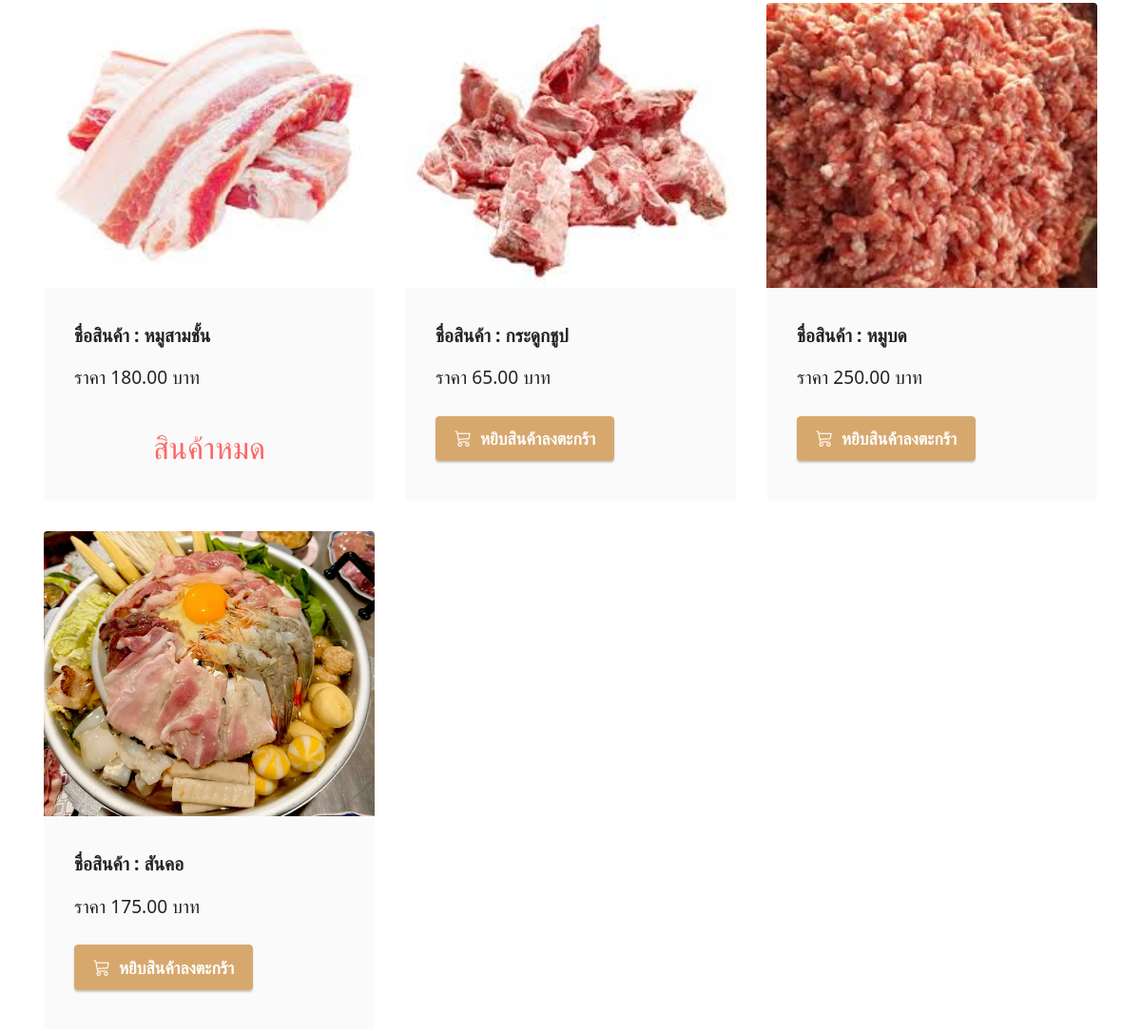
Page /product/ (middle part) on the earlier database version.
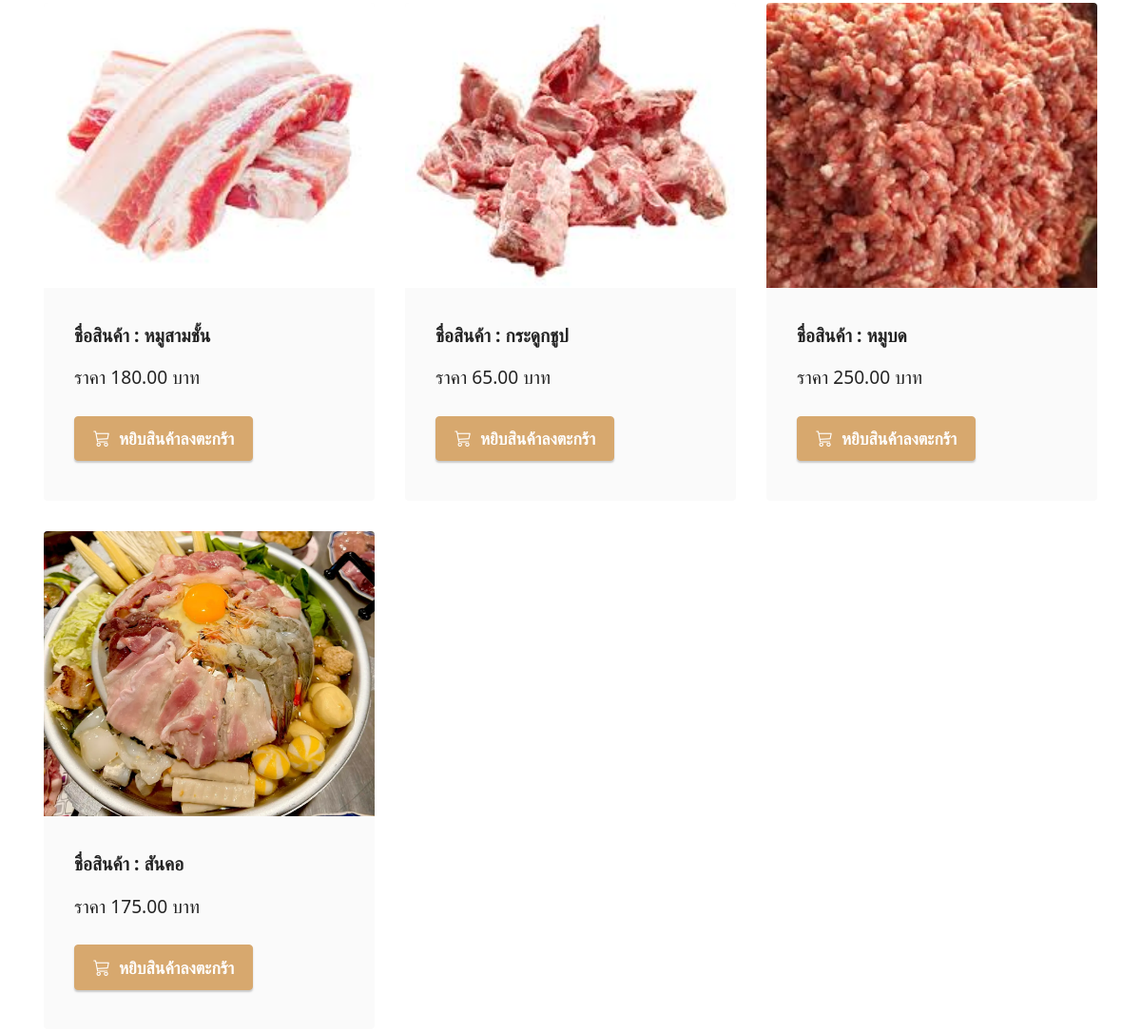
Same page on the later database version.
### productapp/models.py (models this page shows, shortened)
class Product1(models.Model):
    category = models.ForeignKey(Category, on_delete=models.CASCADE,null=True)  # เชื่อมโยงกับ Category
    name = models.CharField(max_length=100)  # ชื่อสินค้า
    description = models.TextField(max_length=500)
    price = models.DecimalField(max_digits=10, decimal_places=2)
    stock = models.DecimalField(max_digits=10, decimal_places=2)
    is_trending = models.BooleanField(default=False)
    image = models.ImageField(upload_to="product")
    profitprice = models.DecimalField(max_digits=10, decimal_places=2)
    created_at = models.DateTimeField(auto_now_add=True)  # วันที่เพิ่ม
    updated_at = models.DateTimeField(auto_now=True)      # วันที่แก้ไข
    barcode = models.CharField(max_length=13, unique=True) # สามารถที่จะทำการเพิ่มได้แค่ 13 ตัว
    class Meta:
        verbose_name = "Product"
        verbose_name_plural = "รายการสินค้า"

### productapp/views.py (the view)
# urls.py: path('product/',views.product_list,name='product1'),
def product_list(request):
     all_product=Product1.objects.all().order_by("category") # เรียกลำดับจากชื่อสินค้า ถ้าเป็นการเพิ่ม order_by ตัวนี้จะมีการเชื่อมโยงกับ Product.html
     page=request.GET.get("page") # ดึงค่า parameter page เพิ่อระบุว่าผู้ใช้ต้องการดูหน้าที่เท่าไหร่ ถ้าไม่มี parametre page ใน url ค่านี้จะเป็น  None
     paginator=Paginator(all_product,10) #สร้าง object Paginator เพื่อแบ่งข้อมูล all_product ออกเป็นหน้า page โดยแต่ล่ะหน้าจะแสดงข้อมูล 3 รายการ
     all_product=paginator.get_page(page) #ดึงข้อมูลของหน้าที่ผู้ชายที่จะต้องการดู (ตามค่า page ที่ได้จาก url ) ถ้า page เป็น None  หรือไม่ถูกต้อง (เช่น มากกว่าจำนวณหน้าทั้งหมด ) จะดึงข้อมูลหน้าแรกมาให้โดยอัตโนมัติ
     return render (request,"product.html",{"all_product":all_product}) #ทำการดึงค่าตัวแปรมาเก็บไว้แล้ว Return กับไป

### productapp/templates/product.html (shortened to what this page needs)
{% extends "layout.html"%}
{% load humanize %}
{% block content%}
<section class="content2 cid-tsEQSCqggh" id="content2-2">
    <div class="container">
        <div class="row mt-4">
        {% for Product1 in all_product %}
        <div class="item features-image сol-12 col-md-6 col-lg-4">
            <div class="item-wrapper">
                <div class="item-img">
                    <a href="{% url 'productDetail' Product1.id %}">
                        <img src="{{ Product1.image.url }}" >
                    </a>
                </div>
                <div class="item-content">
                    <h6 class="item-subtitle mbr-fonts-style mt-1 display-7">
                        <strong>ชื่อสินค้า : {{Product1.name}}</strong>
                    </h6>
                    <p class="mbr-text mbr-fonts-style mt-3 display-7">ราคา {{Product1.price | intcomma}} บาท</p>
                </div>
                <div class="mbr-section-btn item-footer mt-2">
                    {%if Product1.stock <= 0 %}
                         <h2 class="text-secondary text-center" t>สินค้าหมด</h2>
                    {% else %}
                        <a href="{% url 'addCart' Product1.id %}" class="btn btn-primary display-4">
                             <i class="bi bi-cart3"></i></i>&nbsp;
                                หยิบสินค้าลงตะกร้า
                         </a>
                     {% endif %}
                </div>
            </div>
        </div>
        {% endfor %}
    </div>
</section>
{% endblock%}

### productapp/templates/layout.html (shortened to what this page needs)
<!DOCTYPE html>
<html>
   {% load static %}
<head>
    <link href="https://cdn.jsdelivr.net/npm/bootstrap@5.0.2/dist/css/bootstrap.min.css" rel="stylesheet">
    <link rel="stylesheet" href="https://cdn.jsdelivr.net/npm/bootstrap-icons@1.10.5/font/bootstrap-icons.css">
    <link rel="stylesheet" href="{% static "assets/dropdown/css/style.css" %}">
    <link rel="stylesheet" href="{% static "assets/theme/css/style.css" %}">
    <link rel="stylesheet" href="{% static "assets/custom/css/custom-style.css" %}" type="text/css">
</head>
<body>
    {% block content%}
    {% endblock %}
</body>
</html>

### productapp/static/assets/theme/css/style.css (style rules this page uses)
section { background-color: #ffffff; }
body { font-style: normal; line-height: 1.5; font-weight: 400; color: #232323; position: relative; }
section, .container, .container-fluid { position: relative; word-wrap: break-word; }
a { font-style: normal; font-weight: 400; cursor: pointer; }
a, a:hover { text-decoration: none; }
.mbr-text { font-style: normal; line-height: 1.7; }
h1, h2, h3, h4, h5, h6, .display-1, .display-2, .display-4, .display-5, .display-7, span, p, a { line-height: 1; word-break: break-word; word-wrap: break-word; font-weight: 400; }
b, strong { font-weight: bold; }
section { background-position: 50% 50%; background-repeat: no-repeat; background-size: cover; }
img, iframe { display: block; width: 100%; }
.mbr-section-btn { margin-left: -0.6rem; margin-right: -0.6rem; font-size: 0; }
.btn { font-weight: 600; border-width: 1px; font-style: normal; margin: 0.6rem 0.6rem; white-space: normal; transition: all 0.2s ease-in-out; display: inline-flex; align-items: center; justify-content: center; word-break: break-word; }
.row { display: -webkit-flex; -webkit-flex-wrap: wrap; }
html, body { height: auto; min-height: 100vh; }
.mt-4 { margin-top: 2rem !important; }
@media (min-width: 992px) { .container { padding-left: 16px; padding-right: 16px; } }
@media (min-width: 992px) { .row { margin-left: -16px; margin-right: -16px; } }
@media (min-width: 992px) { .row > [class*=col] { padding-left: 16px; padding-right: 16px; } }
.card-wrapper, .item-wrapper { overflow: hidden; }
.item { position: relative; }

### productapp/static/assets/custom/css/custom-style.css (style rules this page uses)
.display-4 { font-size: 1.1rem; line-height: 1.5; }
.display-7 { font-size: 1.2rem; line-height: 1.5; }
.btn { padding: 0.6rem 1.2rem; border-radius: 4px; }
.btn-primary, .btn-primary:active { background-color: #d7a86e !important; border-color: #d7a86e !important; color: #ffffff !important; box-shadow: 0 2px 2px 0 rgba(0, 0, 0, 0.2); }
a, a:hover { color: #d7a86e; }
body { overflow-x: hidden; }
a { transition: color 0.6s; }
.cid-tsEQSCqggh { padding-top: 3rem; background-color: #ffffff; }
.cid-tsEQSCqggh img, .cid-tsEQSCqggh .item-img { height: 100%; height: 300px; object-fit: cover; }
.cid-tsEQSCqggh .item { cursor: pointer; margin-bottom: 2rem; }
.cid-tsEQSCqggh .item-wrapper { position: relative; border-radius: 4px; background: #fafafa; height: 100%; display: flex; flex-flow: column nowrap; }
@media (min-width: 992px) { .cid-tsEQSCqggh .item-wrapper .item-content { padding: 2rem 2rem 0; } }
@media (min-width: 992px) { .cid-tsEQSCqggh .item-wrapper .item-footer { padding: 0 2rem 2rem; } }
.cid-tsEQSCqggh .mbr-section-btn { margin-top: auto !important; }
.cid-tsEQSCqggh .mbr-text, .cid-tsEQSCqggh .mbr-section-btn { text-align: left; }
.cid-tsEQSCqggh .item-subtitle { text-align: left; color: #232323; }

Differences in the rows shown:
changed Product1 "หมูสามชั้น": stock "สินค้าหมด" → "หยิบสินค้าลงตะกร้า"
